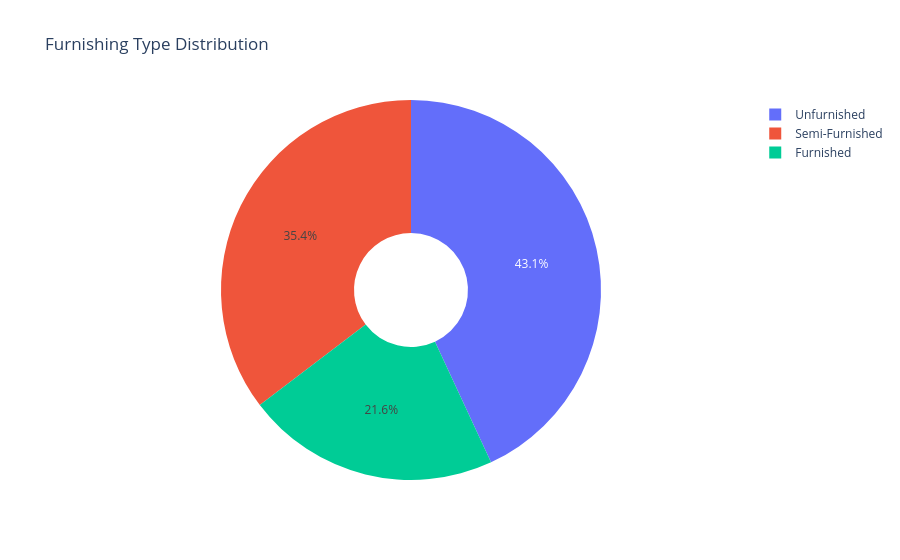

Notebook code cell kept with this figure:
### Code cell
furnishing_counts = df['furnishing'].value_counts().reset_index()
furnishing_counts.columns = ['Furnishing', 'Count']

fig6 = px.pie(furnishing_counts, values='Count', names='Furnishing',
              title='Furnishing Type Distribution',
              hole=0.3) 
fig6.show()

### Figure 1 — Plotly figure (JSON) as saved in the notebook; plotly's stock layout.template omitted (floating-point values rounded to 4 significant figures)
{"data": [{"domain": {"x": [0, 1], "y": [0, 1]}, "hole": 0.3, "hovertemplate": "Furnishing=%{label}<br>Count=%{value}<extra></extra>", "labels": ["Unfurnished", "Semi-Furnished", "Furnished"], "legendgroup": "", "name": "", "showlegend": true, "type": "pie", "values": [775, 636, 388]}], "layout": {"legend": {"tracegroupgap": 0}, "title": {"text": "Furnishing Type Distribution"}}}
